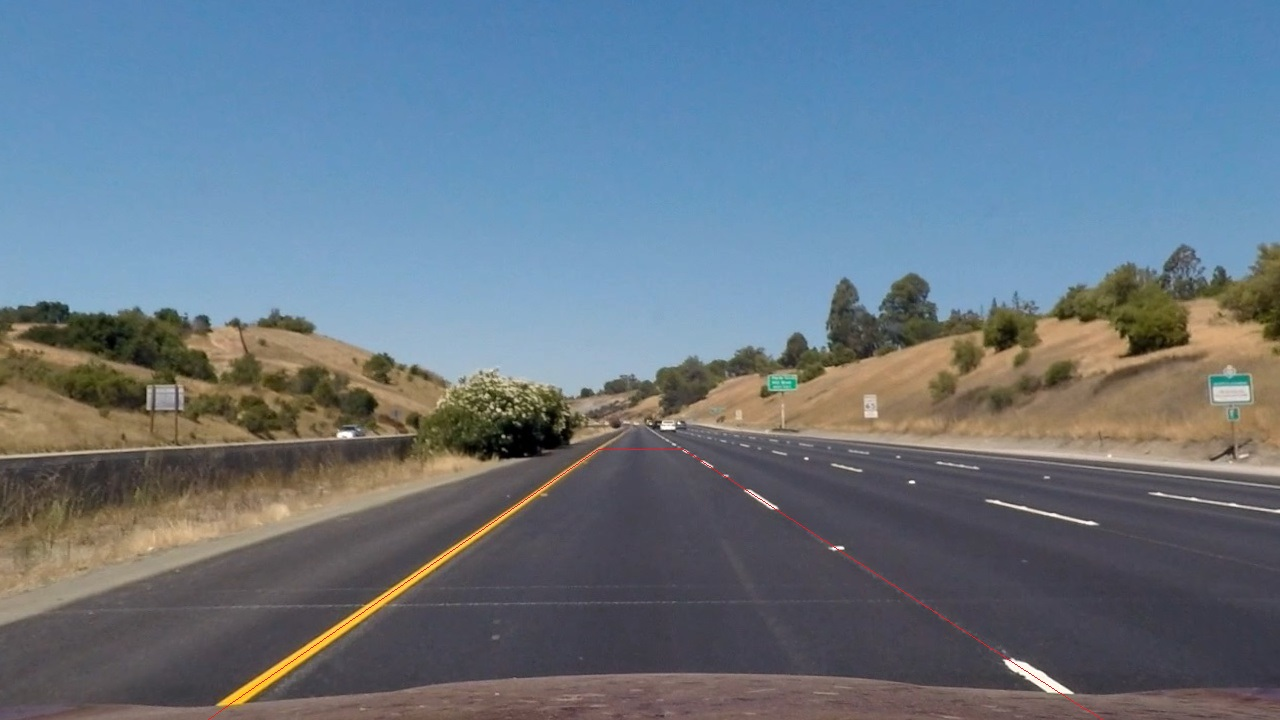
#> input picture examples/straight_lines1_source_points.jpg, 1280 x 720 px
$ python -i lane_isolator.py   (imports and definitions only)   (older library calls are emulated)
#> lines starting #> are read from the running program, lines starting #| are printed output that depends on the picture; after the words box and inside, x2 and y2 are one past the last pixel; in counts of white or black regions, pixels touching at a corner belong together
import cv2
import numpy as np


class LaneIsolator(object):

    def __init__(self,
                 ksize=3,
                 gradx_thresh=(20, 100),
                 grady_thresh=(20, 100),
                 mag_thresh=(20, 100),
                 dir_thresh = (0, np.pi / 8),
                 trace_intermediate_image=(lambda label,img : None)):
        """

        :param ksize:
        :param gradx_thresh:
        :param grady_thresh:
        :param mag_thresh:
        :param dir_thresh:
        :param trace_intermediate_image: For receiving intermediary images in lane isolation.
            Expects function(label:str, image). The image given to this function by LaneIsolater
            could be change after the call (passed by reference). Copy it if e.g. you want to plot it later.
        """
        self.ksize = ksize
        self.gradx_thresh = gradx_thresh
        self.grady_thresh = grady_thresh
        self.mag_thresh = mag_thresh
        self.dir_thresh = dir_thresh
        self._sobelx = None
        self._sobely = None
        self._gray = None
        self.trace_intermediate_image = trace_intermediate_image

    def _abs_sobel_thresh(self, sobel, thresh_min=0, thresh_max=255):
        abs_sobel = np.absolute(sobel)
        # Rescale back to 8 bit integer
        scaled_sobel = np.uint8(255 * abs_sobel / np.max(abs_sobel))
        sobel_mask = np.zeros_like(scaled_sobel)  # TODO do not create copy
        sobel_mask[(scaled_sobel >= thresh_min) & (scaled_sobel <= thresh_max)] = 1

        return sobel_mask

    # Define a function to return the magnitude of the gradient
    # for a given sobel kernel size and threshold values
    def _mag_thresh(self, sobelx, sobely, mag_thresh=(0, 255)):
        # Calculate the gradient magnitude
        gradmag = np.sqrt(sobelx ** 2 + sobely ** 2)
        # Rescale to 8 bit
        scale_factor = np.max(gradmag) / 255
        gradmag = (gradmag / scale_factor).astype(np.uint8)
        # Create a binary image of ones where threshold is met, zeros otherwise
        sobel_mag_mask = np.zeros_like(gradmag)
        sobel_mag_mask[(gradmag >= mag_thresh[0]) & (gradmag <= mag_thresh[1])] = 1

        return sobel_mag_mask

    # Define a function to threshold an image for a given range and Sobel kernel
    def _dir_threshold(self, sobelx, sobely, thresh=(-np.pi / 2, np.pi / 2)):
        # Take the absolute value of the gradient direction,
        # apply a threshold, and create a binary image result
        absgraddir = np.arctan2(np.absolute(sobely), np.absolute(sobelx))
        sobel_dir_mask = np.zeros_like(absgraddir) # TODO .astype(np.uint8
        sobel_dir_mask[(absgraddir >= thresh[0]) & (absgraddir <= thresh[1])] = 1

        return sobel_dir_mask

    def _color_threshold(self, img):
        hls = cv2.cvtColor(img, cv2.COLOR_RGB2HLS)
#> hls: shape (720, 1280, 3); mean of channels 0, 1, 2 87.1, 117.4, 66.6

        yellow_hls_low = np.array([0, 100, 100])
        yellow_hls_high = np.array([255, 255, 255])

        white_rgb_low = np.array([200, 200, 200])
        white_rgb_high = np.array([255, 255, 255])

        yellow_mask = cv2.inRange(hls, yellow_hls_low, yellow_hls_high)
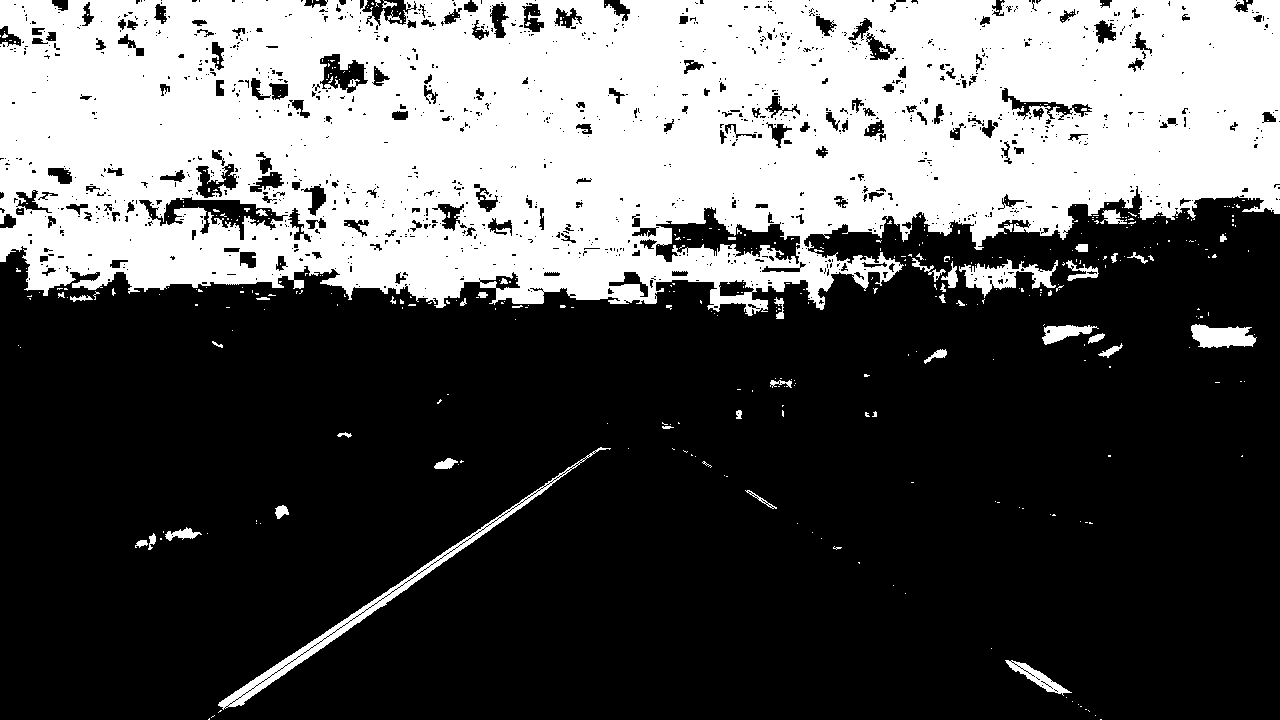
#> yellow_mask: shape (720, 1280); 34.8% white; 446 white regions (400 under 20 px), largest, box (x1, y1, x2, y2) and area: (0, 0, 1280, 316) 308696, (218, 447, 611, 710) 3702, (959, 259, 1058, 298) 1541
        self.trace_intermediate_image('yellow color mask', yellow_mask)

        white_mask = cv2.inRange(img, white_rgb_low, white_rgb_high)
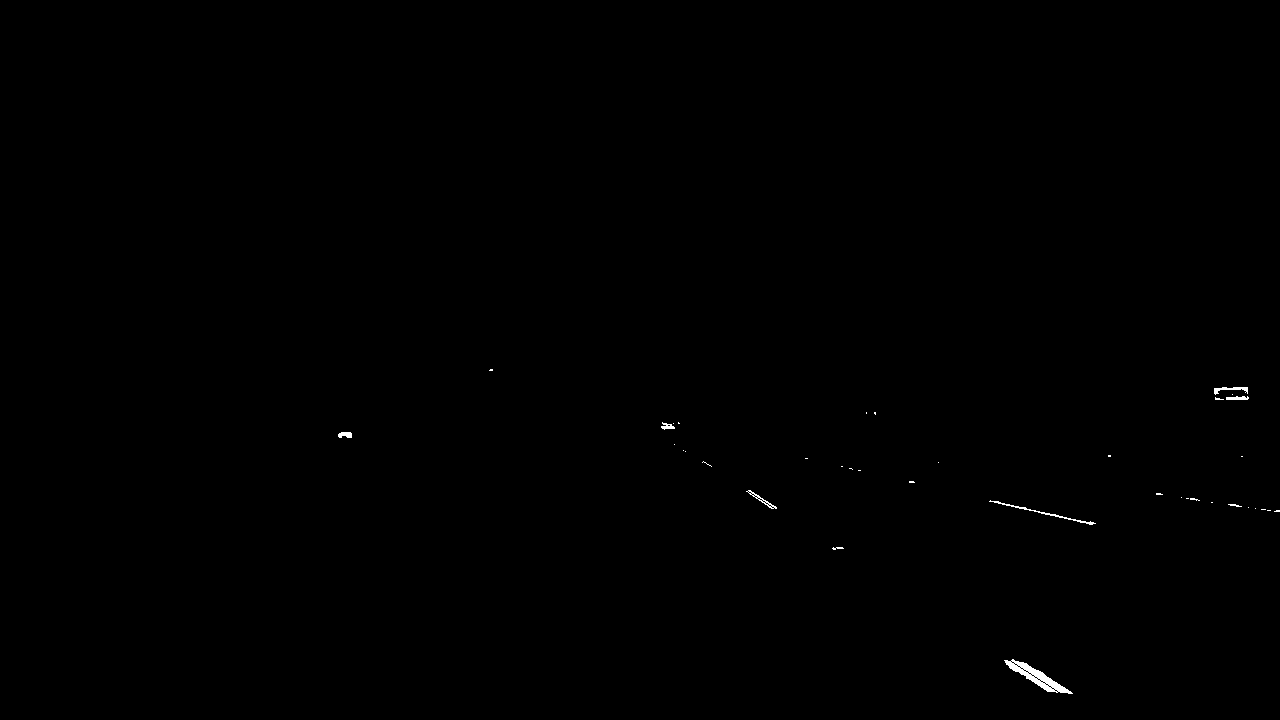
#> white_mask: shape (720, 1280); 0.16% white; 38 white regions (29 under 20 px), largest, box (x1, y1, x2, y2) and area: (1004, 659, 1073, 694) 688, (989, 500, 1096, 525) 201, (1214, 387, 1248, 395) 116
        self.trace_intermediate_image('white color mask', white_mask)

        color_mask = cv2.bitwise_or(yellow_mask, white_mask)
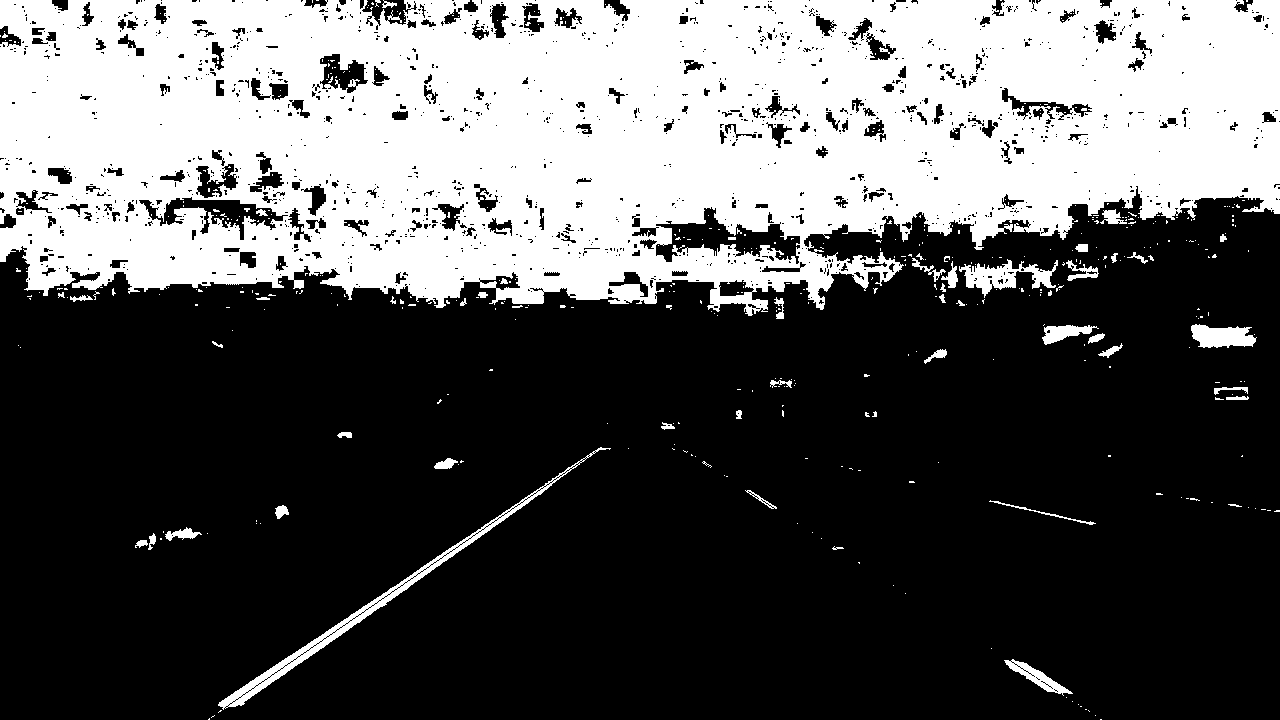
#> color_mask: shape (720, 1280); 34.9% white; 459 white regions (408 under 20 px), largest, box (x1, y1, x2, y2) and area: (0, 0, 1280, 316) 308696, (218, 447, 611, 710) 3702, (959, 259, 1058, 298) 1541
        return color_mask

    def isolate_lanes(self, img):
        # [22 lines of commented-out code are left out]

        color_binary = self._color_threshold(img)
        self.trace_intermediate_image('color mask', color_binary)

        #lanes = np.zeros_like(dir_binary)
        #lanes[((dir_binary == 1) & (mag_binary == 1) & (gradx == 1) & (grady == 1)) | (color_binary == 1)] = 1
        #lanes[(color_binary == 1)] = 1
        #self.trace_intermediate_image('lanes', lanes)

        return color_binary

>>> import cv2
>>> picture = cv2.cvtColor(cv2.imread('examples/straight_lines1_source_points.jpg'), cv2.COLOR_BGR2RGB)
>>> result = LaneIsolator().isolate_lanes(picture)
